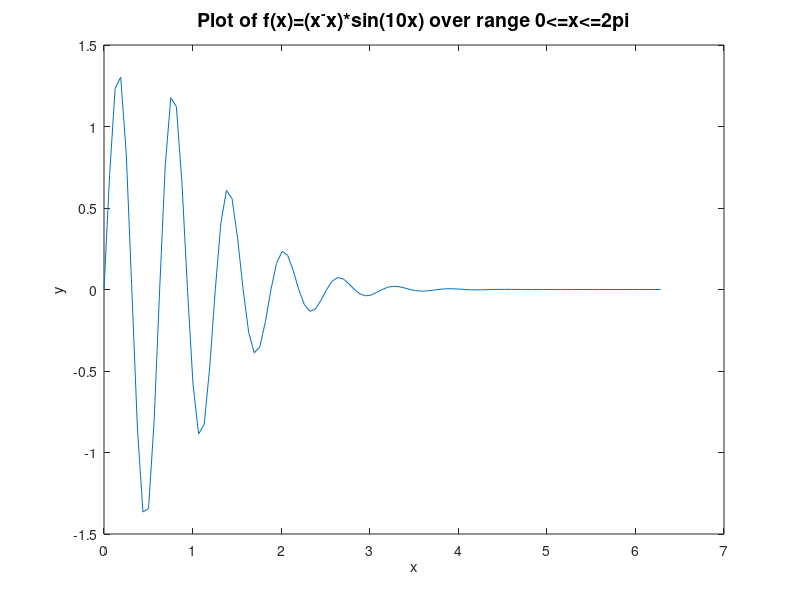

This chart was generated by the following MATLAB code:
% STURGEON, Philomene
% 2024-09-18
% MATLAB Vector Assignment

% Problem B

% plotting_basic_functions: plot several functions over given range

clear all, clc, format compact

% Part A -> f(x) = 2x-1, -10 <= x <= 10
range = -10:0.1:10;
x = -10:0.1:10;  % set of x values over the range -10 to 10 at 0.1 intervals
y = (2*x)-1;  % set of y values based on given function
fig1 = plot(x,y);  % prints plot 
xlabel("x");  % x axis labeled "x"
ylabel("y");  % y axis labeled "y"
title("Plot of f(x)=2x-1 over range -10<=x<=10", "FontSize",14);

% Part B -> f(x) = (x-1)^2, 0 <= x <= 5
range = 0:0.1:5;
x = 0:0.1:5;  % set of x values over the range 0 to 5 at 0.1 intervals
y = ((x-1).^2);  % set of y values based on given function
fig2 = plot(x,y);  % prints plot 
xlabel("x");  % x axis labeled "x"
ylabel("y");  % y axis labeled "y"
title("Plot of f(x)=(x-1)^2 over range 0<=x<=5", "FontSize",14);

% Part C -> f(x) = sin(10x), 0 <= x <= 4pi() using 200 data points
range = 0:0.02*pi():4*pi();
x = 0:0.02*pi():4*pi();  % set of x values over the range 0 to 4pi() at 0.02pi() intervals
% in order to split the range into 200 data points, we must use intervals
% of 0.02pi()
y = sin(10*x);  % set of y values based on given function
fig3 = plot(x,y);  % prints plot 
xlabel("x");  % x axis labeled "x"
ylabel("y");  % y axis labeled "y"
title("Plot of f(x)=sin(10x) over range 0<=x<=4pi using 200 data points", "FontSize",14);

% Part D -> f(x) = sin(10x) + sin(11x), 0 <= x <= 4pi() using 200 data points
range = 0:0.02*pi():4*pi();
x = 0:0.02*pi():4*pi();  % set of x values over the range 0 to 4pi() at 0.02pi() intervals
% in order to split the range into 200 data points, we must use intervals
% of 0.02pi()
y = sin(10*x)+sin(11*x);  % set of y values based on given function
fig4 = plot(x,y);  % prints plot 
xlabel("x");  % x axis labeled "x"
ylabel("y");  % y axis labeled "y"
title("Plot of f(x)=sin(10x)+sin(11x) over range 0<=x<=4pi", "FontSize",14);

% Part E -> f(x) = (x^-x)* (sin(10x)), 0 <= x <= 2pi()
range = 0:0.02*pi():2*pi();
x = 0:0.02*pi():2*pi();  % set of x values over the range 0 to 2pi() at 0.02pi() intervals
y = (x.^-x).*(sin(10*x));  % set of y values based on given function
fig5 = plot(x,y);  % prints plot 
xlabel("x");  % x axis labeled "x"
ylabel("y");  % y axis labeled "y"
title("Plot of f(x)=(x^-x)*sin(10x) over range 0<=x<=2pi", "FontSize",14);

%End of Script
%-------------